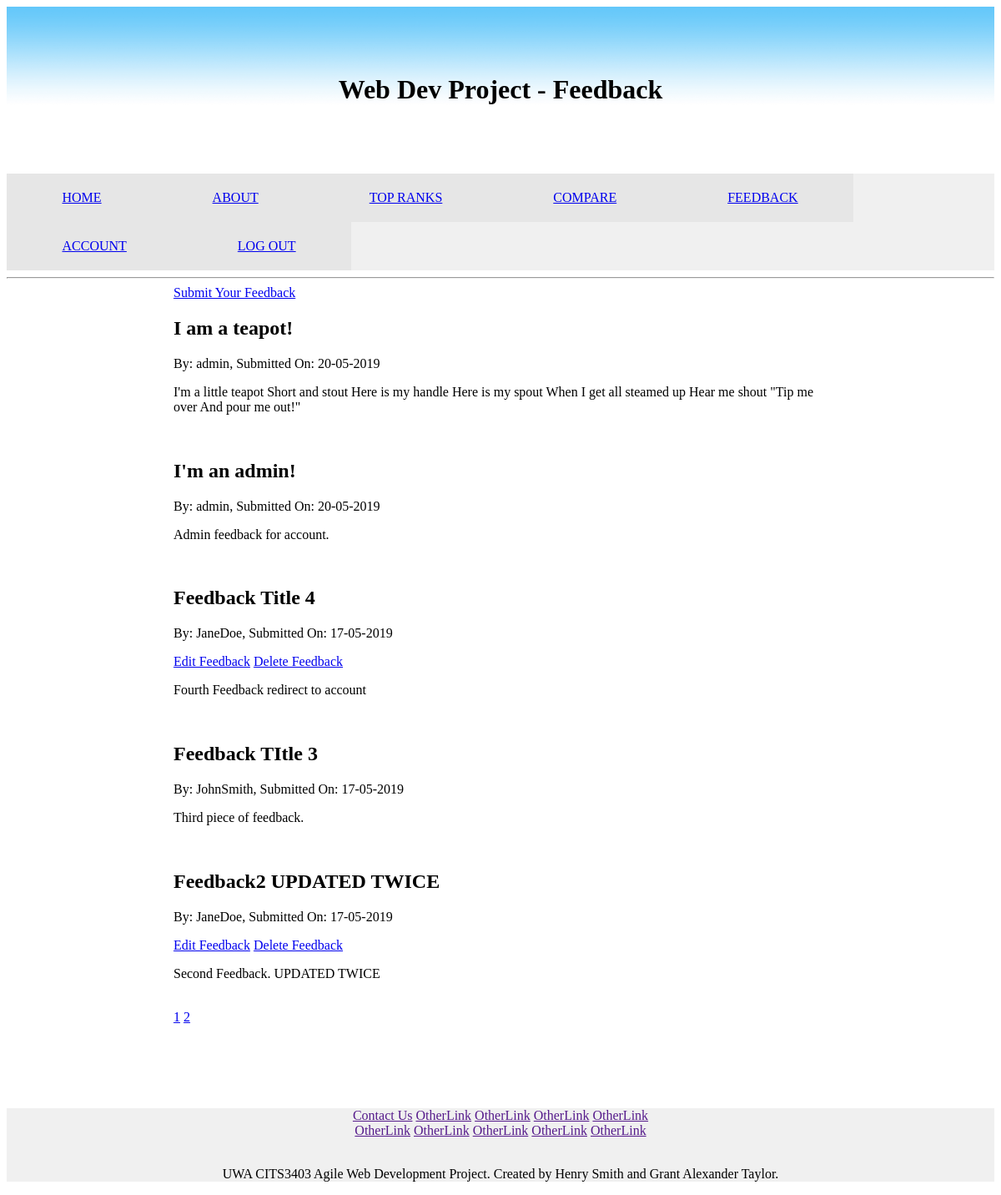
/feedback (signed in), run on the app's committed database.
### app/models.py (models this page shows, shortened)
class Feedback(db.Model):
    id = db.Column(db.Integer, primary_key=True)
    uid = db.Column(db.Integer, db.ForeignKey('user.id'))
    timestamp = db.Column(db.DateTime, index=True, default=datetime.utcnow)
    title = db.Column(db.String())
    text = db.Column(db.Text)

class User(UserMixin, db.Model):
    id = db.Column(db.Integer, primary_key=True)
    username = db.Column(db.String(64), index=True, unique=True)
    email = db.Column(db.String(120), index=True, unique=True)
    password_hash = db.Column(db.String(128))
    admin = db.Column(db.Boolean)
    feedback = db.relationship('Feedback', backref='user', lazy=True)

### app/routes.py (the view)
@app.route("/feedback")
def feedback():
    page = request.args.get('page', 1, type=int)
    feedback = Feedback.query.order_by(desc(Feedback.timestamp)).paginate(page=page, per_page=5)
    return render_template("feedback.html", title='Feedback', feedback=feedback)

### app/models.py (called while the page is built)
@login.user_loader
def load_user(id):
    return User.query.get(int(id))

### app/templates/feedback.html
{% extends "layout.html" %}
{% block content %}
	{% if not current_user.is_anonymous %}
		<a href="{{ url_for('new_feedback') }}"> Submit Your Feedback </a>
	{% endif %}
	{% for feed in feedback.items %}
	<h2>{{ feed.title }}</h2>
	<p>By: {{ feed.user.username }}, Submitted On: {{ feed.timestamp.strftime('%d-%m-%Y') }}</p>
	{% if current_user.id == feed.uid %}
        <div>
            <a href="{{ url_for('update_feedback', feedbackId=feed.id, currentpage='feedback') }}">Edit Feedback</a>
    {% endif %}
    {% if current_user.id == feed.uid or current_user.admin %}
            <a href="{{ url_for('delete_feedback', feedbackId=feed.id, currentpage='feedback') }}">Delete Feedback</a>
        </div>
    {% endif %}
	<p>{{ feed.text }}</p>
	<br>
	{% endfor %}
	{% for page in feedback.iter_pages(left_edge=1, left_current=3, right_edge=1, right_current=4) %}
		{% if page %}
			<a href="{{ url_for('feedback', page=page) }}">{{ page }}</a>
		{% else %}
			...
		{% endif %}
	{% endfor %}
{% endblock content %}

### app/static/styles/main.css (style rules this page uses)
body.template { font-style: sans-serif; }

### data on the page
Feedback: title "I am a teapot!", user.username "admin", timestamp "20-05-2019", text "I'm a little teapot Short and stout Here is my handle Here is my spout When I get all steamed up Hear me shout \"Tip me over And pour me out!\""
Feedback: title "I'm an admin!", user.username "admin", timestamp "20-05-2019", text "Admin feedback for account."
Feedback: title "Feedback Title 4", user.username "JaneDoe", timestamp "17-05-2019", text "Fourth Feedback redirect to account"
Feedback: title "Feedback TItle 3", user.username "JohnSmith", timestamp "17-05-2019", text "Third piece of feedback."
Feedback: title "Feedback2 UPDATED TWICE", user.username "JaneDoe", timestamp "17-05-2019", text "Second Feedback. UPDATED TWICE"

### other printed values
{{ title }} "Feedback"
{{ page }} "1" "2"
